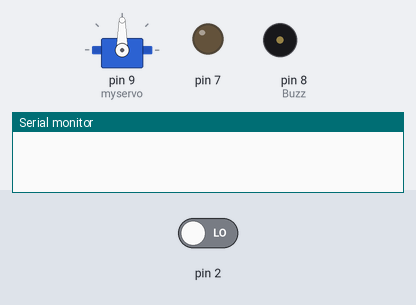
This sketch was run on a simulated Arduino Uno, built with avr-gcc and run on an emulated ATmega328P. On the bench: servo, output pins drawn as LEDs (lit = HIGH), buzzer (waves = sounding, pin HIGH), the last lines printed to the serial monitor. The test bench sets the inputs (shaded band); at power-on: pin 2 LOW.

Above: at 1.2 s.
1.3 s: pin 2 driven HIGH
At 1.7 s:
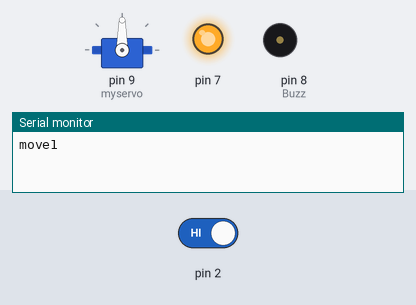
5.8 s: pin 2 driven LOW
At 6.7 s:
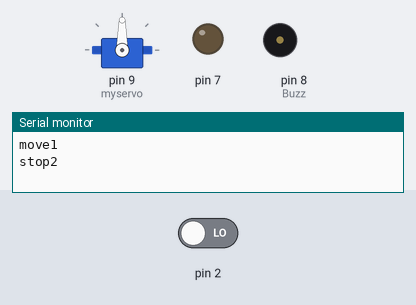
7.8 s: pin 2 driven HIGH
At 9.0 s:
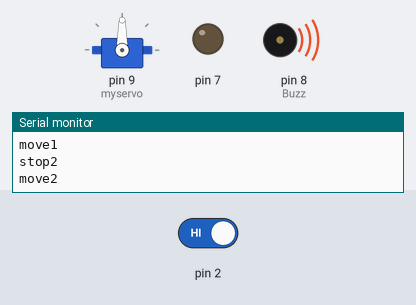
Timing chart, 0 to 14.4 s (numbered marks = the images above; inputs shaded):
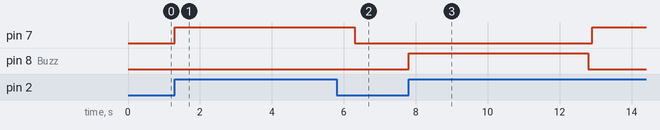

Measured:
- after the input at 1.3 s, pin 7: LOW → HIGH at once
- after the input at 5.8 s, pin 8 (Buzz): stays LOW (without the input it goes to HIGH after 0.50 s)
- after the input at 7.8 s, pin 7: LOW → HIGH after 5.1 s; pin 8 (Buzz): LOW → HIGH at once, → LOW 5.0 s later

The sketch:

servo_with_button.ino
```cpp
#include <Servo.h>
int flag = 0;
Servo myservo;

void setup() {

pinMode(2,INPUT);

pinMode(7,OUTPUT);
pinMode(8,OUTPUT);
myservo.attach(9);
Serial.begin(9600);

}


void loop() {

  if (digitalRead(2) == 1 && flag == 0)
{
digitalWrite(8,LOW);
digitalWrite(7,HIGH);
Serial.println("move1");
delay(5000);

digitalWrite(8, LOW);
digitalWrite(7, LOW);
Serial.println("stop2");
flag = 1;
}

if (digitalRead(2) == 1 && flag == 1)
{
digitalWrite(8,HIGH);
digitalWrite(7,LOW);
Serial.println("move2");
delay(5000);
digitalWrite(8, LOW);
digitalWrite(7, LOW);
Serial.println("stop2");
flag = 0;
}
delay(100);
}
```

hello.cpp
```cpp

```

pir.cpp
```cpp
/*
 * Credits to all sources on Google and Youtube, acting as reference to this code below. This code is not
 * TechValer's own creation. TechValer has referred to different projects and websites to
 * find an easy code for beginners to get started with PIR sensor and Arduino.
 * TechValer does not claim this code to be its own. TechValer is greatly thankful for original
 * creaters of this code and also all others who acted as reference.
 */

/*
 *  About TechValer
 *
 *  What comes to mind when you think of tech...hmm, were sure youre thinking of iPhone,
 *  Alexa, Boston Dynamics robotic dog etc., at least thats what we would have thought of.
 *  Our point here is, when you look inside this tech...youll find weird boards with
 *  components attached to it. This stuff is electronics and we at Techvaler deeply appreciate
 *  this piece of tech. As the name suggests, we are Tech Enthusiasts who know the Worth and
 *  Potential of these amazing tech stuff! So, check out our website techvaler.com and
 *  Youtube Channel: Techcafe to find out more.
 */

/*
 * Thanks to Drona Automations Pvt.Ltd for Sponsoring this project!
 */

int Buzz= 8; // Define Bizzer pin
int LED= 13; // Define LED pin
int PIR= 3; // Define PIR pin
int val= 0; // Initializing the value as zero at the beginning

void setup() {

pinMode(Buzz, OUTPUT);
pinMode(LED, OUTPUT);
pinMode(PIR, INPUT);
Serial.begin(9600);
}

void loop() {

val = digitalRead(PIR); // The value read from PIR pin 3 will be assigned to 'val'
if(val == HIGH){
  digitalWrite(LED, HIGH); // Turn LED ON
  digitalWrite(Buzz, HIGH); // Turn Buzzer ON
  Serial.println("Movement Detected"); // Print this text in Serial Monitor
}
else
{
  digitalWrite(LED, LOW);
  digitalWrite(Buzz, LOW);
  Serial.println("Movement not Detected");
}
}
```
